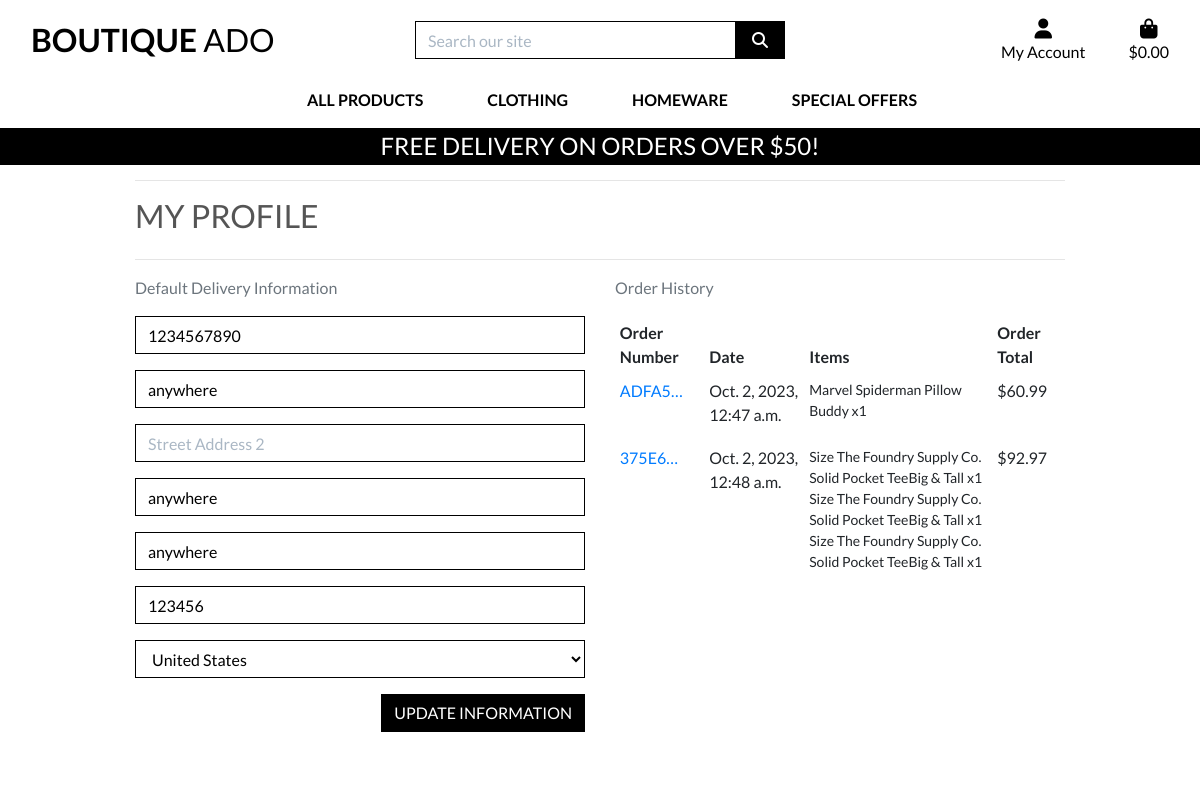
The page /profile/ (signed in) on the database as committed earlier.
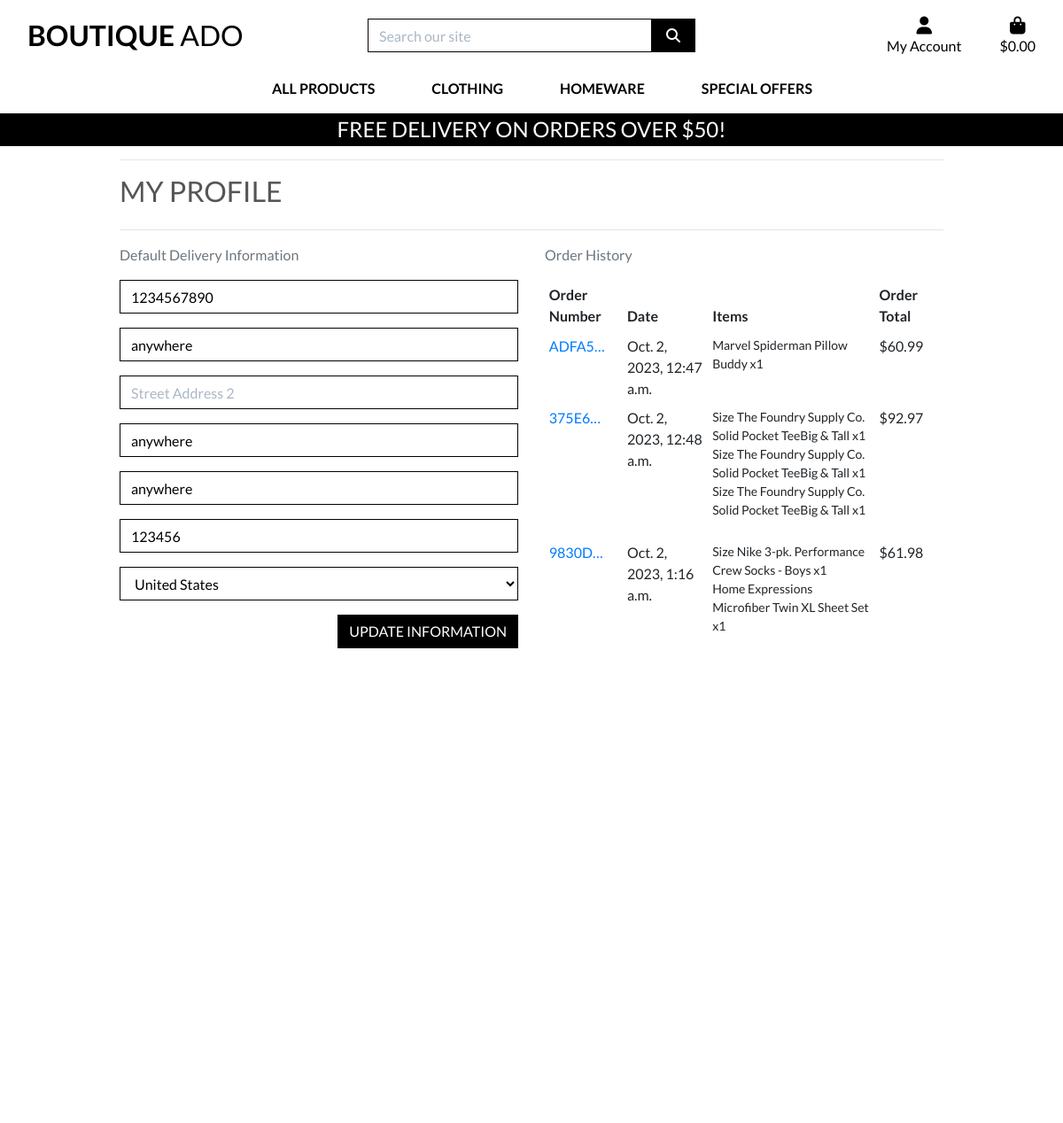
The same page on the database as committed later.
### checkout/models.py (models this page shows, shortened)
class Order(models.Model):
    order_number = models.CharField(max_length=32, null=False, editable=False)
    user_profile = models.ForeignKey(UserProfile, on_delete=models.SET_NULL,
                                     null=True, blank=True, related_name='orders')
    full_name = models.CharField(max_length=50, null=False, blank=False)
    email = models.EmailField(max_length=254, null=False, blank=False)
    phone_number = models.CharField(max_length=20, null=False, blank=False)
    country = CountryField(blank_label='Country *', null=False, blank=False)
    postcode = models.CharField(max_length=20, null=True, blank=True)
    town_or_city = models.CharField(max_length=40, null=False, blank=False)
    street_address1 = models.CharField(max_length=80, null=False, blank=False)
    street_address2 = models.CharField(max_length=80, null=True, blank=True)
    county = models.CharField(max_length=80, null=True, blank=True)
    date = models.DateTimeField(auto_now_add=True)
    delivery_cost = models.DecimalField(max_digits=6, decimal_places=2, null=False, default=0)
    order_total = models.DecimalField(max_digits=10, decimal_places=2, null=False, default=0)
    grand_total = models.DecimalField(max_digits=10, decimal_places=2, null=False, default=0)
    original_bag = models.TextField(null=False, blank=False, default='')
    stripe_pid = models.CharField(max_length=254, null=False, blank=False, default='')

class OrderLineItem(models.Model):
    order = models.ForeignKey(Order, null=False, blank=False, on_delete=models.CASCADE, related_name='lineitems')
    product = models.ForeignKey(Product, null=False, blank=False, on_delete=models.CASCADE)
    product_size = models.CharField(max_length=2, null=True, blank=True) # XS, S, M, L, XL
    quantity = models.IntegerField(null=False, blank=False, default=0)
    lineitem_total = models.DecimalField(max_digits=6, decimal_places=2, null=False, blank=False, editable=False)

### products/models.py (models this page shows, shortened)
class Product(models.Model):
    category = models.ForeignKey('Category', null=True, blank=True, on_delete=models.SET_NULL)
    sku = models.CharField(max_length=254, null=True, blank=True)
    name = models.CharField(max_length=254)
    description = models.TextField()
    has_sizes = models.BooleanField(default=False, null=True, blank=True)
    price = models.DecimalField(max_digits=6, decimal_places=2)
    rating = models.DecimalField(max_digits=6, decimal_places=2, null=True, blank=True)
    image_url = models.URLField(max_length=1024, null=True, blank=True)
    image = models.ImageField(null=True, blank=True)

### profiles/views.py (the view)
# urls.py: path('profile/', include('profiles.urls')),
def profile(request):
    profile = get_object_or_404(UserProfile, user=request.user)
    if request.method == 'POST':
        form = UserProfileForm(request.POST, instance=profile)
        if form.is_valid():
            form.save()
            messages.success(request, 'Profile updated successfully')
    form = UserProfileForm(instance=profile)
    orders = profile.orders.all()
    template = 'profiles/profile.html'
    context = {
        'form': form,
        'orders': orders,
        'on_profile_page': True
    }
    return render(request, template, context)

### profiles/forms.py
class UserProfileForm(forms.ModelForm):
    class Meta:
        model = UserProfile
        exclude = ('user',)
    def __init__(self, *args, **kwargs):
        super().__init__(*args, **kwargs)
        placeholders = {
            'default_phone_number': 'Phone Number',
            'default_postcode': 'Postal Code',
            'default_town_or_city': 'Town or City',
            'default_street_address1': 'Street Address 1',
            'default_street_address2': 'Street Address 2',
            'default_county': 'County, State or Locality',
        }
        self.fields['default_phone_number'].widget.attrs['autofocus'] = True
        for field in self.fields:
            if field != 'default_country':
                if self.fields[field].required:
                    placeholder = f'{placeholders[field]} *'
                else:
                    placeholder = placeholders[field]
                self.fields[field].widget.attrs['placeholder'] = placeholder
            self.fields[field].widget.attrs['class'] = 'border-black rounded-0 profile-form-input'
            self.fields[field].label = False

### profiles/templates/profiles/profile.html (shortened to what this page needs)
{% extends "base.html" %}
{% load static %}
{% block extra_css %}
    <link rel="stylesheet" href="{% static 'profiles/css/profile.css' %}">
{% endblock %}
{% block page_header %}
    <div class="container header-container">
    </div>
{% endblock %}
{% block content %}
    <div class="overlay"></div>
    <div class="container">
        <div class="row">
            <div class="col">
                <hr>
                <h2 class="logo-font mb-4">My Profile</h2>
                <hr>
            </div>
        </div>
        <div class="row">
            <div class="col-12 col-lg-6">
                <p class="text-muted">Default Delivery Information</p>
                <form class="mt-3" action="{% url 'profile' %}" method="POST" id="profile-update-form">
                    {{ form|crispy }}
                    <button class="btn btn-black rounded-0 text-uppercase float-right">Update Information</button>
                </form>
            </div>
            <div class="col-12 col-lg-6">
                <p class="text-muted">Order History</p>
                <div class="order-history table-responsive">
                    <table class="table table-sm table-borderless">
                        <thead>
                            <tr>
                                <th>Order Number</th>
                                <th>Date</th>
                                <th>Items</th>
                                <th>Order Total</th>
                            </tr>
                        </thead>
                        <tbody>
                            {% for order in orders %}
                                <tr>
                                    <td>
                                        <a href="{% url 'order_history' order.order_number %}"
                                        title="{{ order.order_number }}">
                                            {{ order.order_number|truncatechars:6 }}
                                        </a>
                                    </td>
                                    <td>{{ order.date }}</td>
                                    <td>
                                        <ul class="list-unstyled">
                                            {% for item in order.lineitems.all %}
                                                <li class="small">
                                                    {% if item.product.has_sizes %}
                                                        Size {{ item.product.size|upper }}
                                                    {% endif %}{{ item.product.name }} x{{ item.quantity }}
                                                </li>
                                            {% endfor %}
                                        </ul>
                                    </td>
                                    <td>${{ order.grand_total }}</td>
                                </tr>
                            {% endfor %}
                        </tbody>
                    </table>
                </div>
            </div>
        </div>
{% endblock %}

Rows that differ between the two databases and show on the page:
added Order: order_number "9830D…", date "Oct. 2, 2023, 1:16 a.m.", grand_total "61.98"
added OrderLineItem: product.name "Nike 3-pk. Performance Crew Socks - Boys", quantity "1", shown under "9830D…"
added OrderLineItem: product.name "Home Expressions Microfiber Twin XL Sheet Set", quantity "1", shown under "9830D…"
